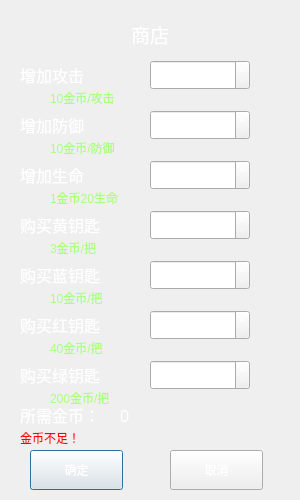
<?xml version="1.0" encoding="UTF-8"?>
<ui version="4.0">
 <class>Shop</class>
 <widget class="QDialog" name="Shop">
  <property name="geometry">
   <rect>
    <x>0</x>
    <y>0</y>
    <width>300</width>
    <height>500</height>
   </rect>
  </property>
  <property name="windowTitle">
   <string>商店</string>
  </property>
  <property name="styleSheet">
   <string notr="true">#Shop{
	background-image: url(:/images/Background.jpeg);
}</string>
  </property>
  <widget class="QLabel" name="label">
   <property name="geometry">
    <rect>
     <x>0</x>
     <y>20</y>
     <width>300</width>
     <height>28</height>
    </rect>
   </property>
   <property name="font">
    <font>
     <family>微软雅黑</family>
     <pointsize>14</pointsize>
     <weight>50</weight>
     <italic>false</italic>
     <bold>false</bold>
    </font>
   </property>
   <property name="styleSheet">
    <string notr="true">color: rgb(255, 255, 255);
font: 14pt &quot;微软雅黑&quot;;</string>
   </property>
   <property name="text">
    <string>商店</string>
   </property>
   <property name="alignment">
    <set>Qt::AlignCenter</set>
   </property>
  </widget>
  <widget class="QLabel" name="label_2">
   <property name="geometry">
    <rect>
     <x>20</x>
     <y>60</y>
     <width>80</width>
     <height>30</height>
    </rect>
   </property>
   <property name="font">
    <font>
     <family>微软雅黑</family>
     <pointsize>12</pointsize>
     <weight>50</weight>
     <italic>false</italic>
     <bold>false</bold>
    </font>
   </property>
   <property name="styleSheet">
    <string notr="true">color: rgb(255, 255, 255);
font: 12pt &quot;微软雅黑&quot;;</string>
   </property>
   <property name="text">
    <string>增加攻击</string>
   </property>
  </widget>
  <widget class="QLabel" name="label_3">
   <property name="geometry">
    <rect>
     <x>20</x>
     <y>110</y>
     <width>80</width>
     <height>30</height>
    </rect>
   </property>
   <property name="font">
    <font>
     <family>微软雅黑</family>
     <pointsize>12</pointsize>
     <weight>50</weight>
     <italic>false</italic>
     <bold>false</bold>
    </font>
   </property>
   <property name="styleSheet">
    <string notr="true">color: rgb(255, 255, 255);
font: 12pt &quot;微软雅黑&quot;;</string>
   </property>
   <property name="text">
    <string>增加防御</string>
   </property>
  </widget>
  <widget class="QLabel" name="label_4">
   <property name="geometry">
    <rect>
     <x>20</x>
     <y>160</y>
     <width>80</width>
     <height>30</height>
    </rect>
   </property>
   <property name="font">
    <font>
     <family>微软雅黑</family>
     <pointsize>12</pointsize>
     <weight>50</weight>
     <italic>false</italic>
     <bold>false</bold>
    </font>
   </property>
   <property name="styleSheet">
    <string notr="true">color: rgb(255, 255, 255);
font: 12pt &quot;微软雅黑&quot;;</string>
   </property>
   <property name="text">
    <string>增加生命</string>
   </property>
  </widget>
  <widget class="QLabel" name="label_5">
   <property name="geometry">
    <rect>
     <x>20</x>
     <y>210</y>
     <width>100</width>
     <height>30</height>
    </rect>
   </property>
   <property name="font">
    <font>
     <family>微软雅黑</family>
     <pointsize>12</pointsize>
     <weight>50</weight>
     <italic>false</italic>
     <bold>false</bold>
    </font>
   </property>
   <property name="styleSheet">
    <string notr="true">color: rgb(255, 255, 255);
font: 12pt &quot;微软雅黑&quot;;</string>
   </property>
   <property name="text">
    <string>购买黄钥匙</string>
   </property>
  </widget>
  <widget class="QLabel" name="label_6">
   <property name="geometry">
    <rect>
     <x>20</x>
     <y>260</y>
     <width>100</width>
     <height>30</height>
    </rect>
   </property>
   <property name="font">
    <font>
     <family>微软雅黑</family>
     <pointsize>12</pointsize>
     <weight>50</weight>
     <italic>false</italic>
     <bold>false</bold>
    </font>
   </property>
   <property name="styleSheet">
    <string notr="true">color: rgb(255, 255, 255);
font: 12pt &quot;微软雅黑&quot;;</string>
   </property>
   <property name="text">
    <string>购买蓝钥匙</string>
   </property>
  </widget>
  <widget class="QLabel" name="label_7">
   <property name="geometry">
    <rect>
     <x>20</x>
     <y>310</y>
     <width>100</width>
     <height>30</height>
    </rect>
   </property>
   <property name="font">
    <font>
     <family>微软雅黑</family>
     <pointsize>12</pointsize>
     <weight>50</weight>
     <italic>false</italic>
     <bold>false</bold>
    </font>
   </property>
   <property name="styleSheet">
    <string notr="true">color: rgb(255, 255, 255);
font: 12pt &quot;微软雅黑&quot;;</string>
   </property>
   <property name="text">
    <string>购买红钥匙</string>
   </property>
  </widget>
  <widget class="QLabel" name="label_8">
   <property name="geometry">
    <rect>
     <x>20</x>
     <y>360</y>
     <width>100</width>
     <height>30</height>
    </rect>
   </property>
   <property name="font">
    <font>
     <family>微软雅黑</family>
     <pointsize>12</pointsize>
     <weight>50</weight>
     <italic>false</italic>
     <bold>false</bold>
    </font>
   </property>
   <property name="styleSheet">
    <string notr="true">color: rgb(255, 255, 255);
font: 12pt &quot;微软雅黑&quot;;</string>
   </property>
   <property name="text">
    <string>购买绿钥匙</string>
   </property>
  </widget>
  <widget class="QSpinBox" name="add_atk">
   <property name="geometry">
    <rect>
     <x>150</x>
     <y>60</y>
     <width>100</width>
     <height>30</height>
    </rect>
   </property>
   <property name="styleSheet">
    <string notr="true">border-image: url(:/images/Blackgold.jpg);
font: 12pt &quot;微软雅黑&quot;;
color: rgb(255, 255, 255);</string>
   </property>
   <property name="maximum">
    <number>9999</number>
   </property>
  </widget>
  <widget class="QSpinBox" name="add_def">
   <property name="geometry">
    <rect>
     <x>150</x>
     <y>110</y>
     <width>100</width>
     <height>30</height>
    </rect>
   </property>
   <property name="styleSheet">
    <string notr="true">border-image: url(:/images/Blackgold.jpg);
font: 12pt &quot;微软雅黑&quot;;
color: rgb(255, 255, 255);</string>
   </property>
   <property name="maximum">
    <number>9999</number>
   </property>
  </widget>
  <widget class="QSpinBox" name="add_hp">
   <property name="geometry">
    <rect>
     <x>150</x>
     <y>160</y>
     <width>100</width>
     <height>30</height>
    </rect>
   </property>
   <property name="styleSheet">
    <string notr="true">border-image: url(:/images/Blackgold.jpg);
font: 12pt &quot;微软雅黑&quot;;
color: rgb(255, 255, 255);</string>
   </property>
   <property name="maximum">
    <number>9999999</number>
   </property>
   <property name="singleStep">
    <number>20</number>
   </property>
  </widget>
  <widget class="QSpinBox" name="add_yellowkey">
   <property name="geometry">
    <rect>
     <x>150</x>
     <y>210</y>
     <width>100</width>
     <height>30</height>
    </rect>
   </property>
   <property name="styleSheet">
    <string notr="true">border-image: url(:/images/Blackgold.jpg);
font: 12pt &quot;微软雅黑&quot;;
color: rgb(255, 255, 255);</string>
   </property>
   <property name="maximum">
    <number>9999</number>
   </property>
  </widget>
  <widget class="QSpinBox" name="add_bluekey">
   <property name="geometry">
    <rect>
     <x>150</x>
     <y>260</y>
     <width>100</width>
     <height>30</height>
    </rect>
   </property>
   <property name="styleSheet">
    <string notr="true">border-image: url(:/images/Blackgold.jpg);
font: 12pt &quot;微软雅黑&quot;;
color: rgb(255, 255, 255);</string>
   </property>
   <property name="maximum">
    <number>9999</number>
   </property>
  </widget>
  <widget class="QSpinBox" name="add_redkey">
   <property name="geometry">
    <rect>
     <x>150</x>
     <y>310</y>
     <width>100</width>
     <height>30</height>
    </rect>
   </property>
   <property name="styleSheet">
    <string notr="true">border-image: url(:/images/Blackgold.jpg);
font: 12pt &quot;微软雅黑&quot;;
color: rgb(255, 255, 255);</string>
   </property>
   <property name="maximum">
    <number>9999</number>
   </property>
  </widget>
  <widget class="QSpinBox" name="add_greenkey">
   <property name="geometry">
    <rect>
     <x>150</x>
     <y>360</y>
     <width>100</width>
     <height>30</height>
    </rect>
   </property>
   <property name="styleSheet">
    <string notr="true">border-image: url(:/images/Blackgold.jpg);
font: 12pt &quot;微软雅黑&quot;;
color: rgb(255, 255, 255);</string>
   </property>
   <property name="maximum">
    <number>9999</number>
   </property>
  </widget>
  <widget class="QLabel" name="label_9">
   <property name="geometry">
    <rect>
     <x>50</x>
     <y>90</y>
     <width>161</width>
     <height>16</height>
    </rect>
   </property>
   <property name="styleSheet">
    <string notr="true">color: rgb(170, 255, 127);
font: 8pt &quot;微软雅黑&quot;;</string>
   </property>
   <property name="text">
    <string>10金币/攻击</string>
   </property>
  </widget>
  <widget class="QLabel" name="label_10">
   <property name="geometry">
    <rect>
     <x>50</x>
     <y>140</y>
     <width>161</width>
     <height>16</height>
    </rect>
   </property>
   <property name="styleSheet">
    <string notr="true">color: rgb(170, 255, 127);
font: 8pt &quot;微软雅黑&quot;;</string>
   </property>
   <property name="text">
    <string>10金币/防御</string>
   </property>
  </widget>
  <widget class="QLabel" name="label_11">
   <property name="geometry">
    <rect>
     <x>50</x>
     <y>190</y>
     <width>161</width>
     <height>16</height>
    </rect>
   </property>
   <property name="styleSheet">
    <string notr="true">color: rgb(170, 255, 127);
font: 8pt &quot;微软雅黑&quot;;</string>
   </property>
   <property name="text">
    <string>1金币20生命</string>
   </property>
  </widget>
  <widget class="QLabel" name="label_12">
   <property name="geometry">
    <rect>
     <x>50</x>
     <y>240</y>
     <width>161</width>
     <height>16</height>
    </rect>
   </property>
   <property name="styleSheet">
    <string notr="true">color: rgb(170, 255, 127);
font: 8pt &quot;微软雅黑&quot;;</string>
   </property>
   <property name="text">
    <string>3金币/把</string>
   </property>
  </widget>
  <widget class="QLabel" name="label_13">
   <property name="geometry">
    <rect>
     <x>50</x>
     <y>290</y>
     <width>161</width>
     <height>16</height>
    </rect>
   </property>
   <property name="styleSheet">
    <string notr="true">color: rgb(170, 255, 127);
font: 8pt &quot;微软雅黑&quot;;</string>
   </property>
   <property name="text">
    <string>10金币/把</string>
   </property>
  </widget>
  <widget class="QLabel" name="label_14">
   <property name="geometry">
    <rect>
     <x>50</x>
     <y>340</y>
     <width>161</width>
     <height>16</height>
    </rect>
   </property>
   <property name="styleSheet">
    <string notr="true">color: rgb(170, 255, 127);
font: 8pt &quot;微软雅黑&quot;;</string>
   </property>
   <property name="text">
    <string>40金币/把</string>
   </property>
  </widget>
  <widget class="QLabel" name="label_15">
   <property name="geometry">
    <rect>
     <x>50</x>
     <y>390</y>
     <width>161</width>
     <height>16</height>
    </rect>
   </property>
   <property name="styleSheet">
    <string notr="true">color: rgb(170, 255, 127);
font: 8pt &quot;微软雅黑&quot;;</string>
   </property>
   <property name="text">
    <string>200金币/把</string>
   </property>
  </widget>
  <widget class="QPushButton" name="pushButton">
   <property name="geometry">
    <rect>
     <x>30</x>
     <y>450</y>
     <width>93</width>
     <height>40</height>
    </rect>
   </property>
   <property name="styleSheet">
    <string notr="true">border-image: url(:/images/Blackgold.jpg);
font: 14pt &quot;微软雅黑&quot;;
color: rgb(255, 255, 255);</string>
   </property>
   <property name="text">
    <string>确定</string>
   </property>
  </widget>
  <widget class="QLabel" name="label_16">
   <property name="geometry">
    <rect>
     <x>20</x>
     <y>400</y>
     <width>100</width>
     <height>30</height>
    </rect>
   </property>
   <property name="font">
    <font>
     <family>微软雅黑</family>
     <pointsize>12</pointsize>
     <weight>50</weight>
     <italic>false</italic>
     <bold>false</bold>
    </font>
   </property>
   <property name="styleSheet">
    <string notr="true">color: rgb(255, 255, 255);
font: 12pt &quot;微软雅黑&quot;;</string>
   </property>
   <property name="text">
    <string>所需金币：</string>
   </property>
  </widget>
  <widget class="QLabel" name="Need_Gold">
   <property name="geometry">
    <rect>
     <x>120</x>
     <y>400</y>
     <width>131</width>
     <height>30</height>
    </rect>
   </property>
   <property name="font">
    <font>
     <family>微软雅黑</family>
     <pointsize>12</pointsize>
     <weight>50</weight>
     <italic>false</italic>
     <bold>false</bold>
    </font>
   </property>
   <property name="styleSheet">
    <string notr="true">color: rgb(255, 255, 255);
font: 12pt &quot;微软雅黑&quot;;</string>
   </property>
   <property name="text">
    <string>0</string>
   </property>
  </widget>
  <widget class="QLabel" name="notenough">
   <property name="geometry">
    <rect>
     <x>20</x>
     <y>430</y>
     <width>101</width>
     <height>16</height>
    </rect>
   </property>
   <property name="styleSheet">
    <string notr="true">color: rgb(255, 0, 0);</string>
   </property>
   <property name="text">
    <string>金币不足！</string>
   </property>
  </widget>
  <widget class="QPushButton" name="cancel">
   <property name="geometry">
    <rect>
     <x>170</x>
     <y>450</y>
     <width>93</width>
     <height>40</height>
    </rect>
   </property>
   <property name="styleSheet">
    <string notr="true">border-image: url(:/images/Blackgold.jpg);
font: 14pt &quot;微软雅黑&quot;;
color: rgb(255, 255, 255);</string>
   </property>
   <property name="text">
    <string>取消</string>
   </property>
  </widget>
 </widget>
 <resources/>
 <connections/>
</ui>
